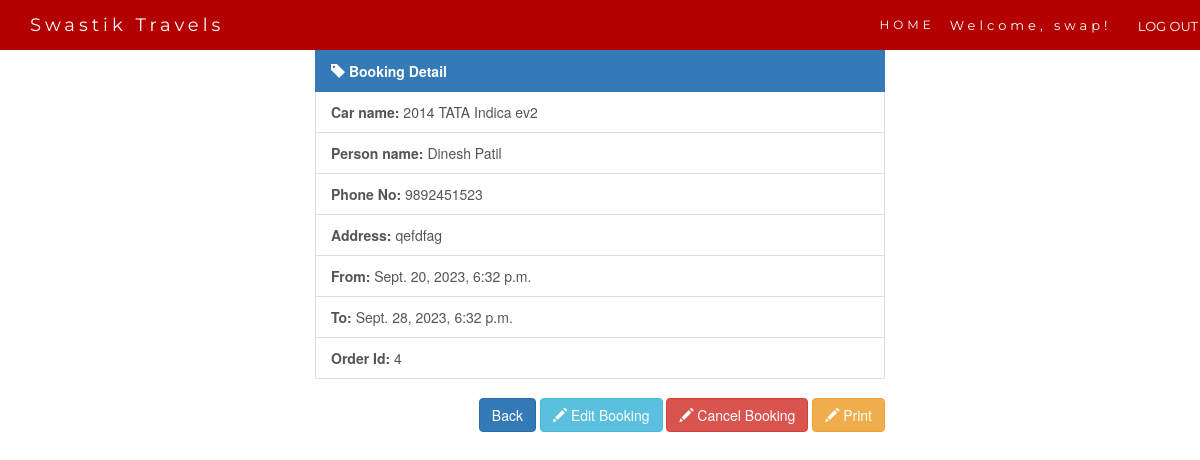
Screenshot of /booking-detail/4/ (signed in) with the database file from the repository.
### ST_App/models.py (models this page shows, shortened)
class User_booking(models.Model):
    car_name = models.ForeignKey(Car, on_delete=models.CASCADE)
    user_name = models.CharField(max_length=50)
    phone_no = models.CharField(max_length=10)
    address = models.TextField()
    date = models.DateTimeField()
    to = models.DateTimeField()

class Car(models.Model):
    car_name = models.CharField(max_length=50)
    company_name = models.CharField(max_length=50)
    year = models.IntegerField()
    number_of_seats = models.IntegerField()
    cost_per_day = models.CharField(max_length=10)
    cost_for_outstation = models.CharField(max_length=10, null=True)
    car_image = models.ImageField(upload_to='car_images/')  # Define the upload_to path as per your needs
    def __str__(self):
        return f"{self.year} {self.company_name} {self.car_name}"

### ST_App/views.py (the view)
# urls.py: path('booking-detail/<int:pk>/', views.BookingDetail.as_view(), name='book_detail'),
class BookingDetail(LoginRequiredMixin, DetailView):
    model = User_booking
    template_name = 'booking_detail.html'
    context_object_name = 'detail'

### ST_App/templates/booking_detail.html (shortened to what this page needs)
{% extends 'base.html' %}
{% block nav %}
<ul class="nav navbar-nav navbar-right">
  <li><a href="{% url 'home' %}">HOME</a></li>
  <li>{% if user.is_authenticated %}
      <p id="log" style="color: white;top:16px">Welcome, {{ user.username }}!</p></li>
      <li><form method="post" action="{% url 'logout' %}">
          &nbsp;&nbsp;<button id="log2" style="background:transparent;color:white;" type="submit">LOG OUT</button>
      </form></li><li>
  {% else %}
      <a id="log3" href="{% url 'login' %}" style="color: white;">LOGIN</a>
  {% endif %}</li>
</ul>
{% endblock %}
{% block body %}
<div class ='col-sm-6 col-sm-offset-3'>
  <strong><p style="color: red">Your booking was successfully.We will contact you soon regarding your booking.Your booking details are as bellow
  </p></strong>
  <p class="list-group-item active">
    <strong><span class="glyphicon glyphicon-tag"></span> Booking Detail</strong>
  </p>
   <a href="" class="list-group-item"><strong>Car name: </strong>{{detail.car_name}}</a>
  <a href="" class="list-group-item"><strong>Person name: </strong>{{detail.user_name}}</a>
  <a href="" class="list-group-item"><strong>Phone No: </strong>{{detail.phone_no}}</a>
  <a href="" class="list-group-item"><strong>Address: </strong>{{detail.address}}</a>
  <a href="" class="list-group-item"><strong>From: </strong>{{detail.date}}</a>
  <a href="" class="list-group-item"><strong>To: </strong>{{detail.to}}</a>
  <a href="" class="list-group-item"><strong>Order Id: </strong>{{detail.id}}</a><br>
  <div class="pull-right">
    <a href="{% url 'book_list' %}"><button type="button" class="btn btn-primary">Back</button></a>
    <a href="{% url 'booking_update' detail.id %}"><button type="button" class="btn btn-info"><span class="glyphicon glyphicon-pencil"></span> Edit Booking</button></a>
    <a href="{% url 'booking_delete' detail.id %}"><button type="button" class="btn btn-danger"><span class="glyphicon glyphicon-pencil"></span> Cancel Booking</button></a>
    <a href=""><button type="button" id="printButton" class="btn btn-warning"><span class="glyphicon glyphicon-pencil"></span> Print</button></a>
  </div>
</div>
{% endblock %}

### rows the page displays
User_booking: car_name "2014 TATA Indica ev2", user_name "Dinesh Patil", phone_no "9892451523", address "qefdfag", date "Sept. 20, 2023, 6:32 p.m.", to "Sept. 28, 2023, 6:32 p.m.", id "4"

### other values shown
{{ user.username }} "swap"
